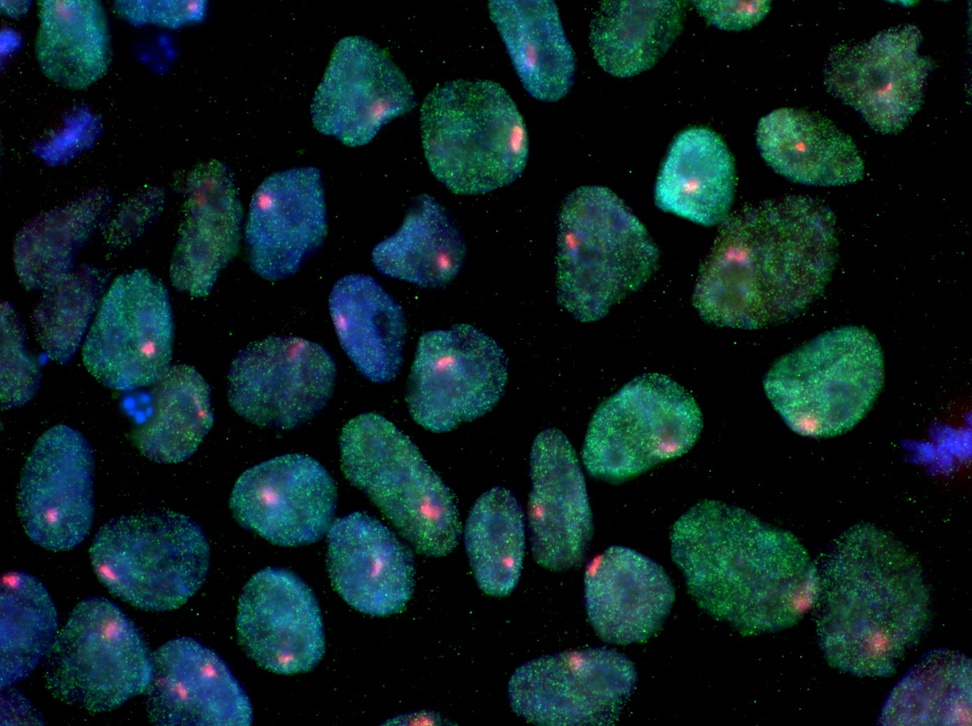
%> input picture FinalProject_Kanishk/stem-cells.jpg, 972 x 726 px, shrunk from 1392 x 1040 before the run
$ octave signalscode2.m   (GNU Octave 9; MATLAB toolbox functions it lacks are replaced by stand-ins)
%> lines starting %> are read from the running program, lines starting %| are printed output that depends on the picture; in (x1, y1, x2, y2) boxes, pixels count from 0 and x2, y2 are one past the last pixel; in counts of white or black regions, pixels touching at a corner belong together; the program's own positions count from 1
%% BME 790.01 Engineering Programming and Signal Processing
%% MATLAB Project Kanishk Asthana and Terrance White kanishk.asthana@duke.edu, terrance.white@duke.edu

%% Original Image
close all;
clear all;


%Image Source: http://brevia.hcura.org/wp-content/uploads/2013/08/stem-cells.jpg
%Reading image of cells:
IM=imread('stem-cells.jpg');
%> IM is the input picture: size 726x972x3 uint8; mean R, G, B 11.1, 33.3, 34.4
%Displaying Orignal Image
imshow(IM);
title('Original');
%% Trying to find Cell Nuclei in original Image

[cent5,rd5]=imfindcircles(IM,[10 30]);
%> cent5 = 32 rows, first 12: [498.4 576.1; 389.6 257; 7.17 41.64; 352.2 56.75; 681.2 194.9; 111.3 566.5; 276.2 592.2; 697.7 148.4; 446.1 264.2; 296.8 653.4; 811.2 416.9; 142.8 408.7]; rd5 = 32 values, max 26.07 at index 14, min 10.31 at index 18, mean 18.55
viscircles(cent5,rd5,'EdgeColor','r');
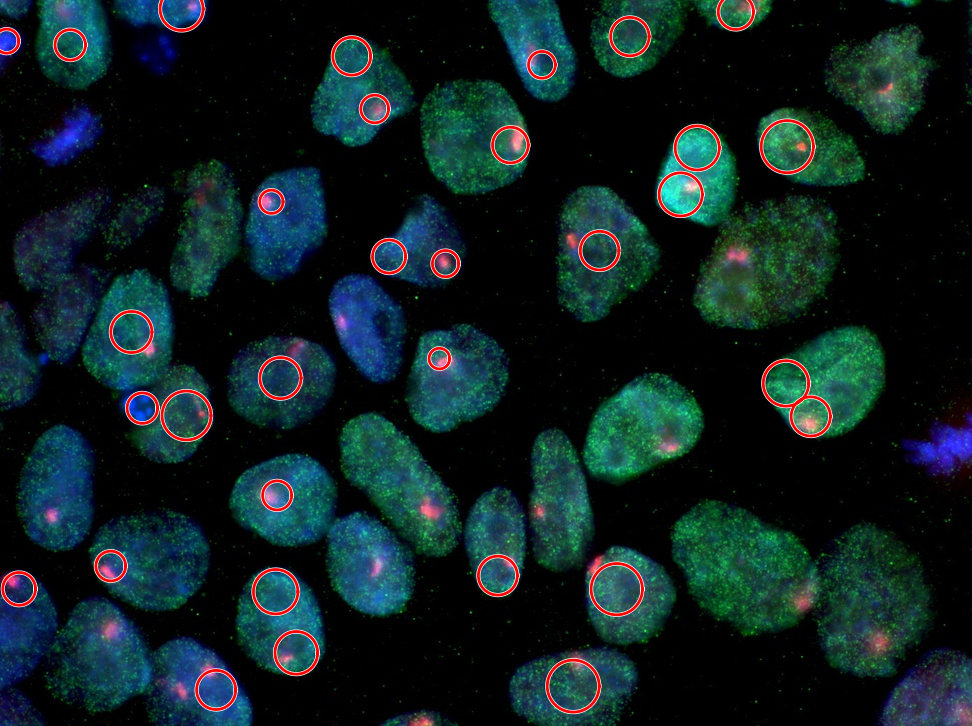
%> figure redrawn from the program's plot data; its title reads 'Original'

%% Splitting Image into RGB components
R=IM(:,:,1);
G=IM(:,:,2);
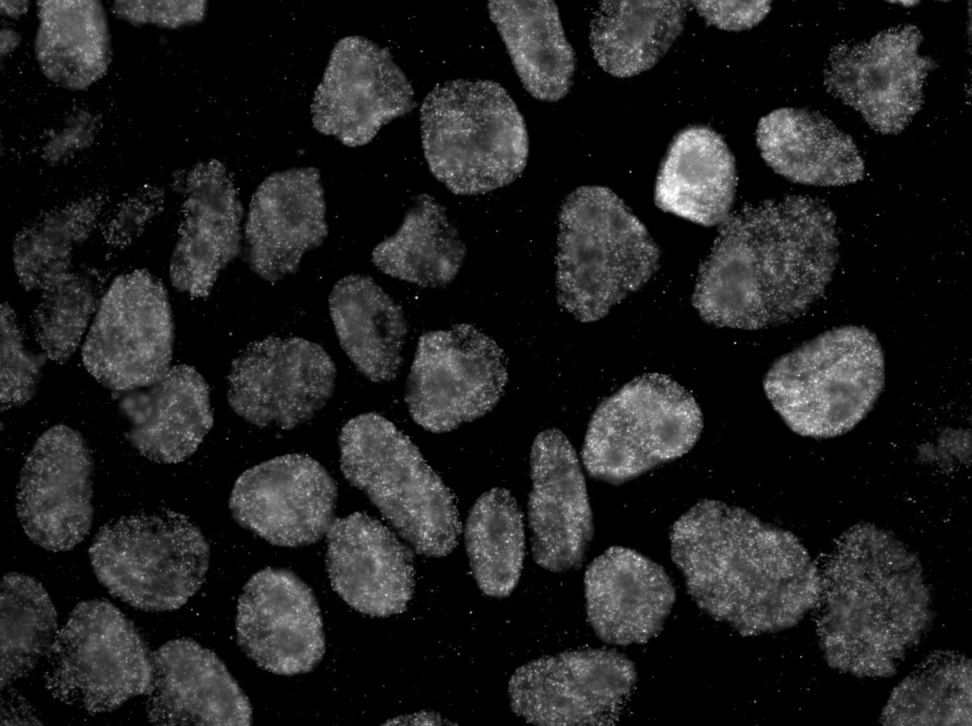
%> G: size 726x972 uint8; min 0, max 255, mean 33.3
B=IM(:,:,3);
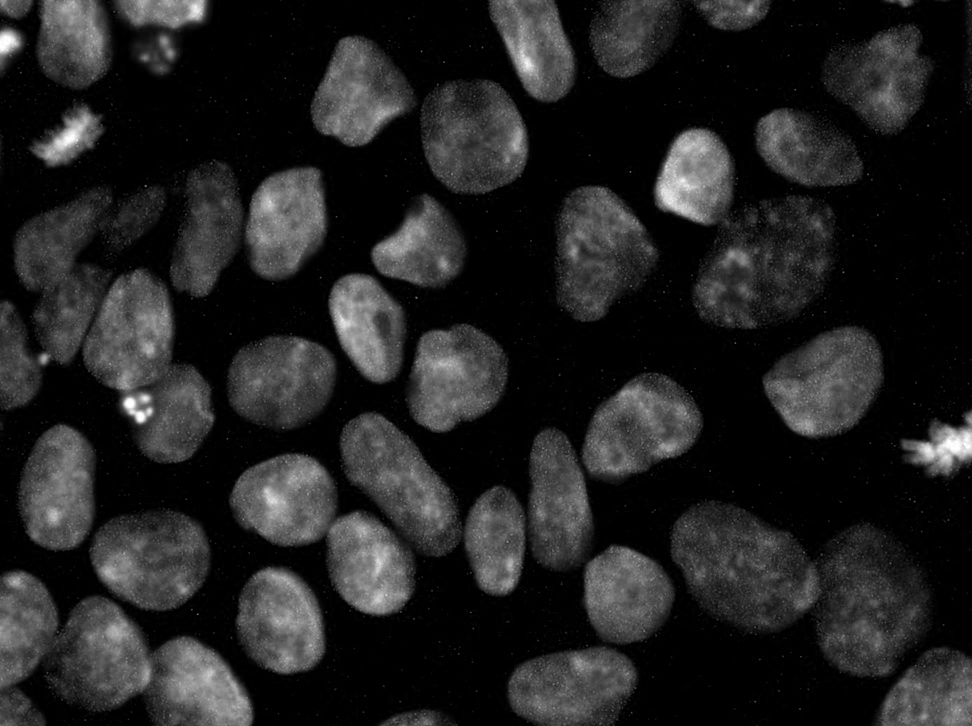
%> B: size 726x972 uint8; min 0, max 255, mean 34.4

%Cells are labeled red
%Showing only the red components of the image
figure(2);
imshow(R);
title('Red Channel of Image');

%Thresholding image to exclude background
bR=R>100;
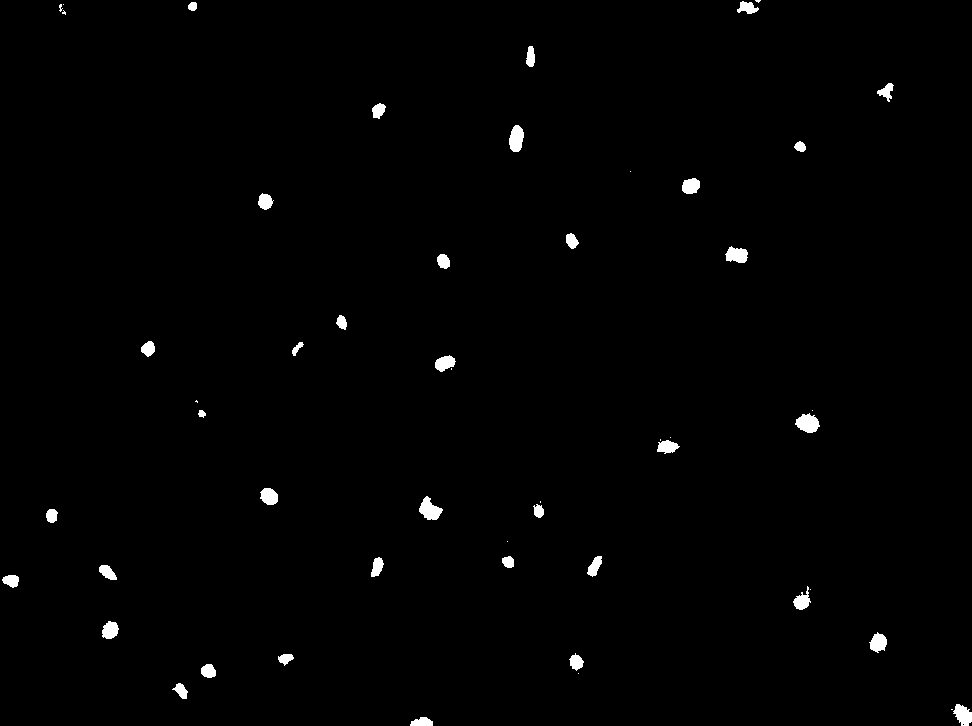
%> bR: size 726x972 logical; 0.95% white; 52 white regions (15 under 20 px), largest, box (x1, y1, x2, y2) and area: (795, 413, 820, 433) 337, (419, 496, 443, 520) 334, (509, 125, 524, 152) 308
%Setting all pixels to maximum value on scale of 0-255
bR=bR.*255;

%Showing thresholded image
figure(3);
imshow(bR);
title('Thresholded Image');

imfft=fft2(bR);
%Taking absolute value of fft of image so it can be visualized
imampfft=abs(imfft);
%Normalizing Maginitudes
imampfft=imampfft./max(imampfft(:));
%fft shifting magnitudes for better visualization
imampfft=fftshift(imampfft);
%Scaling up image so More frequency information is visible
figure;
imshow(imampfft*10000);
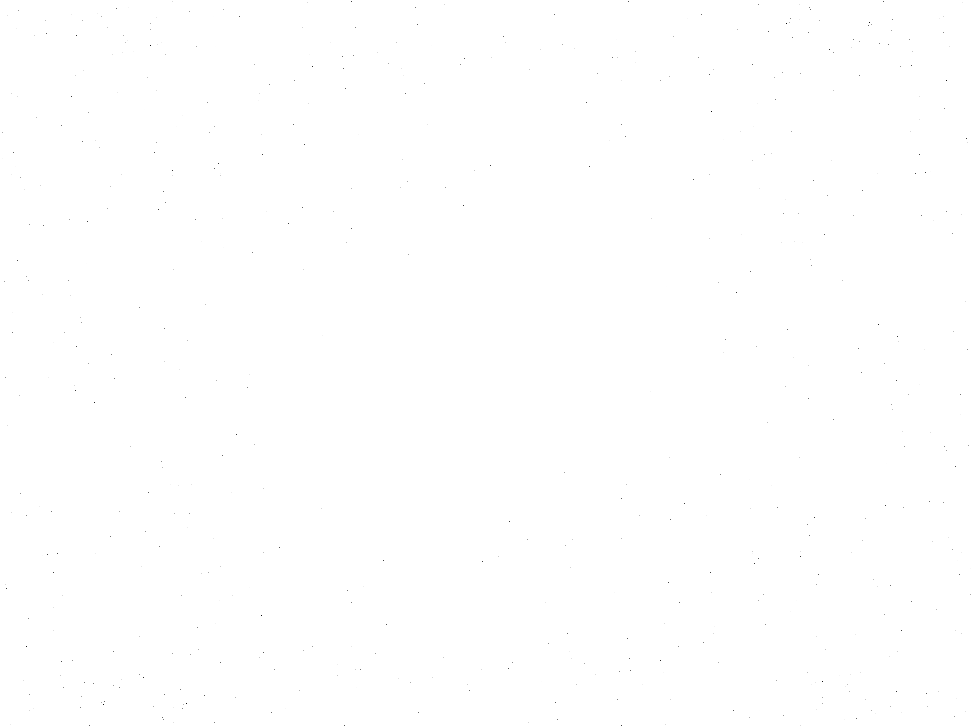
%> displayed picture: size 726x972, on the screen's scale of 0 to 255; min 12, max 255, mean 254.9
title('Normalized Scaled Frequency magnitudes');

%% Low pass filtering Thresholded Image

%Making 2D low pass filter

%Initializing 2D lowpass filter
lowpass=zeros(size(bR,1),size(bR,2));

%Finding coordinates of pixels in the center of the image
centerpixels=[size(bR,1)/2 size(bR,2)/2]
%> centerpixels = [363 486]

lowpass(centerpixels(1)-50:centerpixels(1)+50,centerpixels(2)-50:centerpixels(2)+50)=ones(101,101);
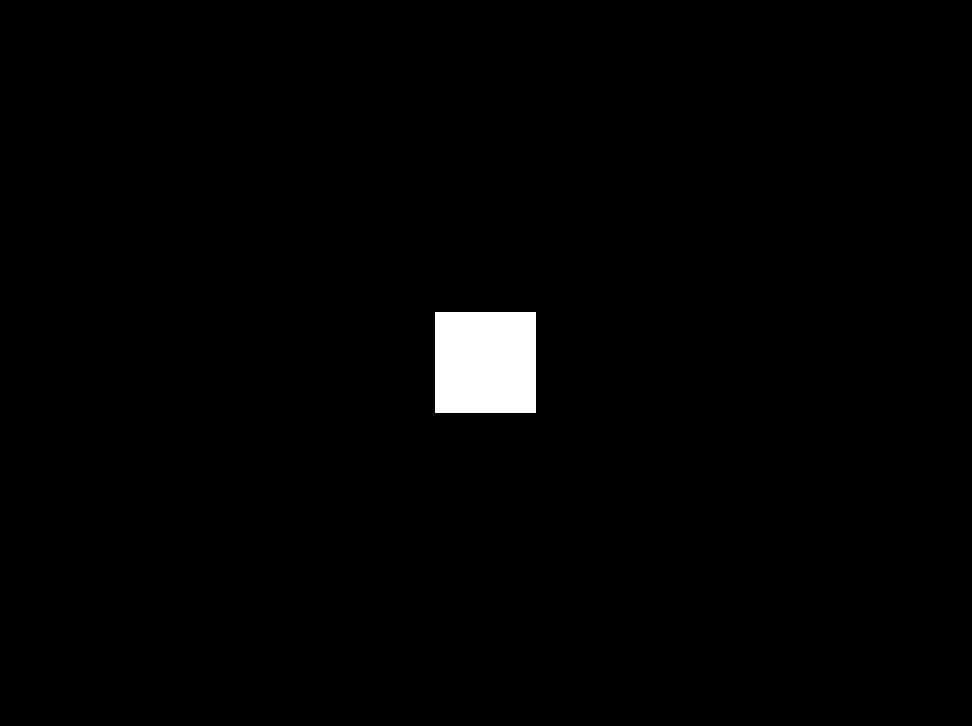
%> lowpass: size 726x972 double; values 0 (black) and 1 (white), 1.4% white; 1 white region, box (x1, y1, x2, y2) and area: (435, 312, 536, 413) 10201

%Visualizing low pass filter to see if it was created properly
figure;
imshow(lowpass);
title('Checking low pass filter');

%Multiplying lowpass filter with fft of image.
lowpassedfreq=fftshift(imfft).*lowpass;
lowpassedfreq=fftshift(lowpassedfreq);

%> (the run ends here)

$ run again, with FinalProject_Kanishk/image3.png saved as FinalProject_Kanishk/stem-cells.jpg
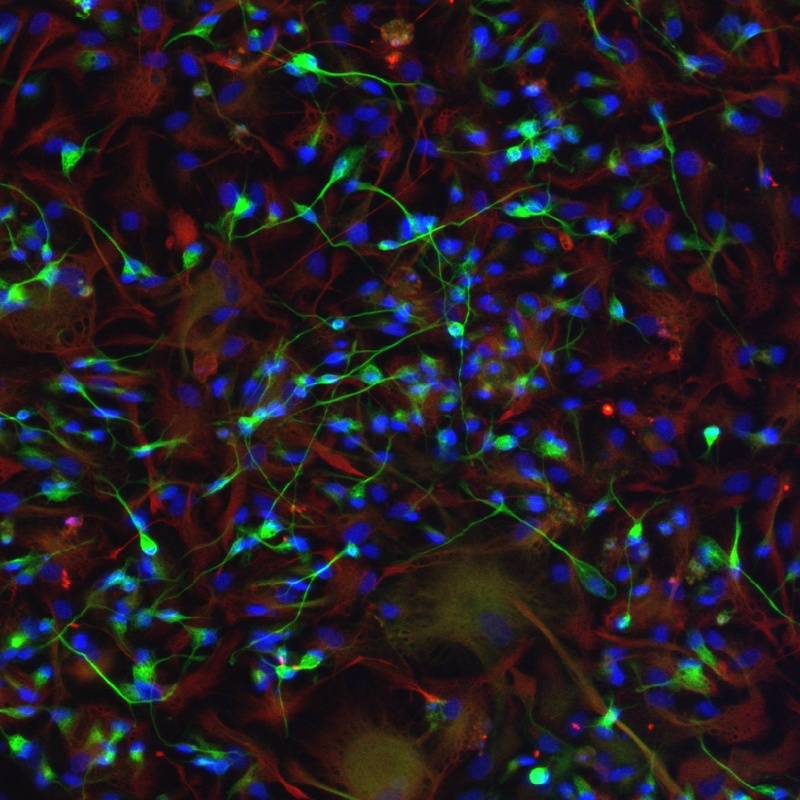
%> input picture FinalProject_Kanishk/image3.png, 800 x 800 px
%> IM is the input picture: size 800x800x3 uint8; mean R, G, B 35.2, 28.7, 34.8
%> cent5 = 37 rows, first 12: [539.7 776.9; 103.2 752.8; 302.8 65.19; 239.1 203.4; 19.48 298; 397.3 32.02; 370.3 375; 142.7 439; 124.1 587.8; 58.43 485.8; 711.5 435.7; 624.1 529.2]; rd5 = 37 values, max 27.2 at index 33, min 10 at index 37, mean 14.4
%> `bR=R>100;`:
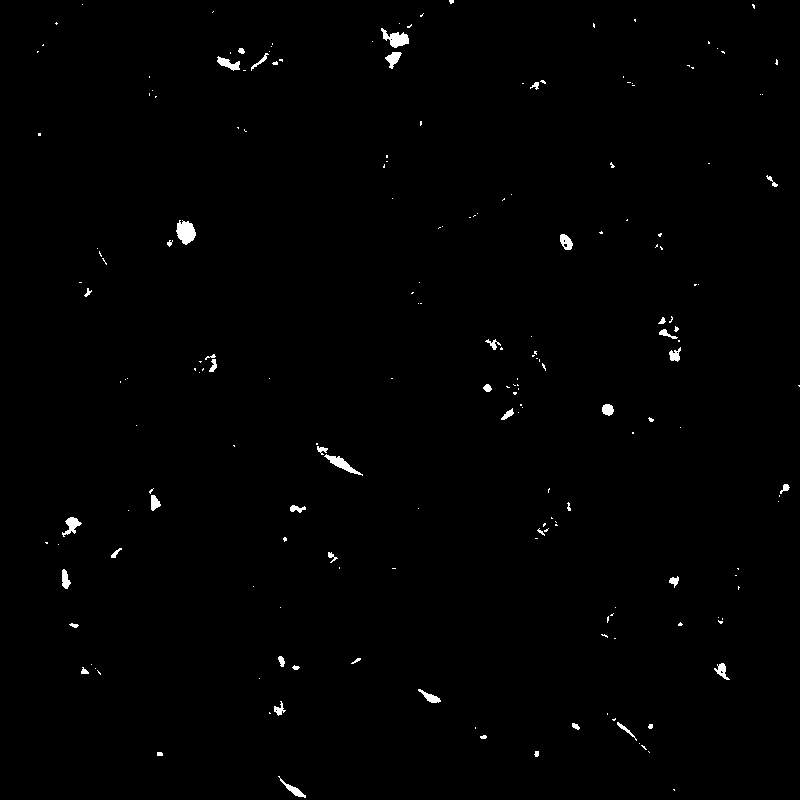
%> bR: size 800x800 logical; 0.69% white; 195 white regions (148 under 20 px), largest, box (x1, y1, x2, y2) and area: (176, 220, 196, 245) 342, (381, 28, 409, 48) 286, (324, 454, 363, 476) 248
%> `lowpass(centerpixels(1)-50:centerpixels(1)+50,centerpixels(2)-50:cente..`:
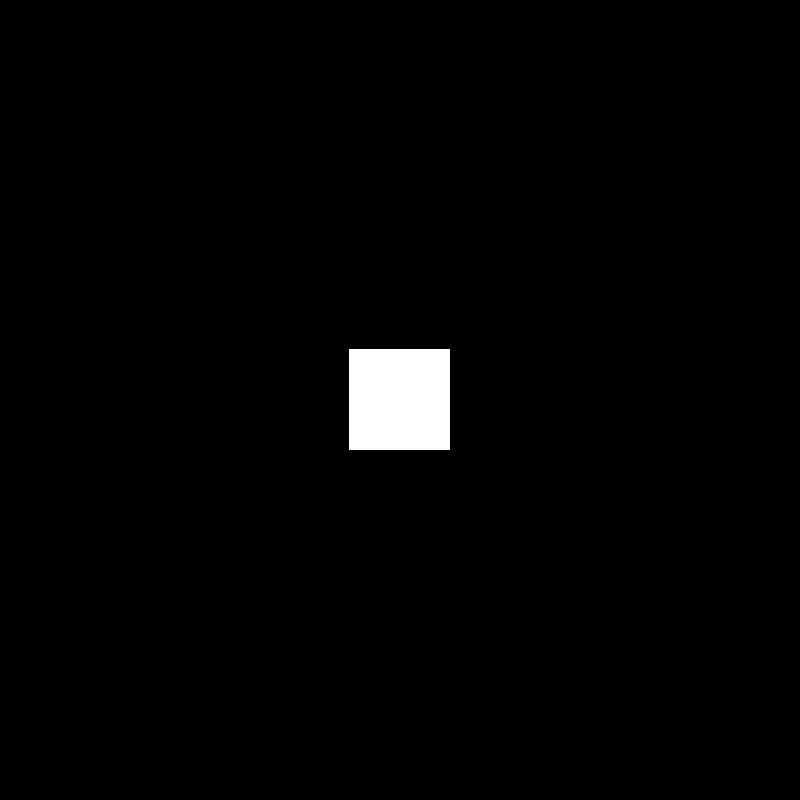
%> lowpass: size 800x800 double; values 0 (black) and 1 (white), 1.6% white; 1 white region, box (x1, y1, x2, y2) and area: (349, 349, 450, 450) 10201
